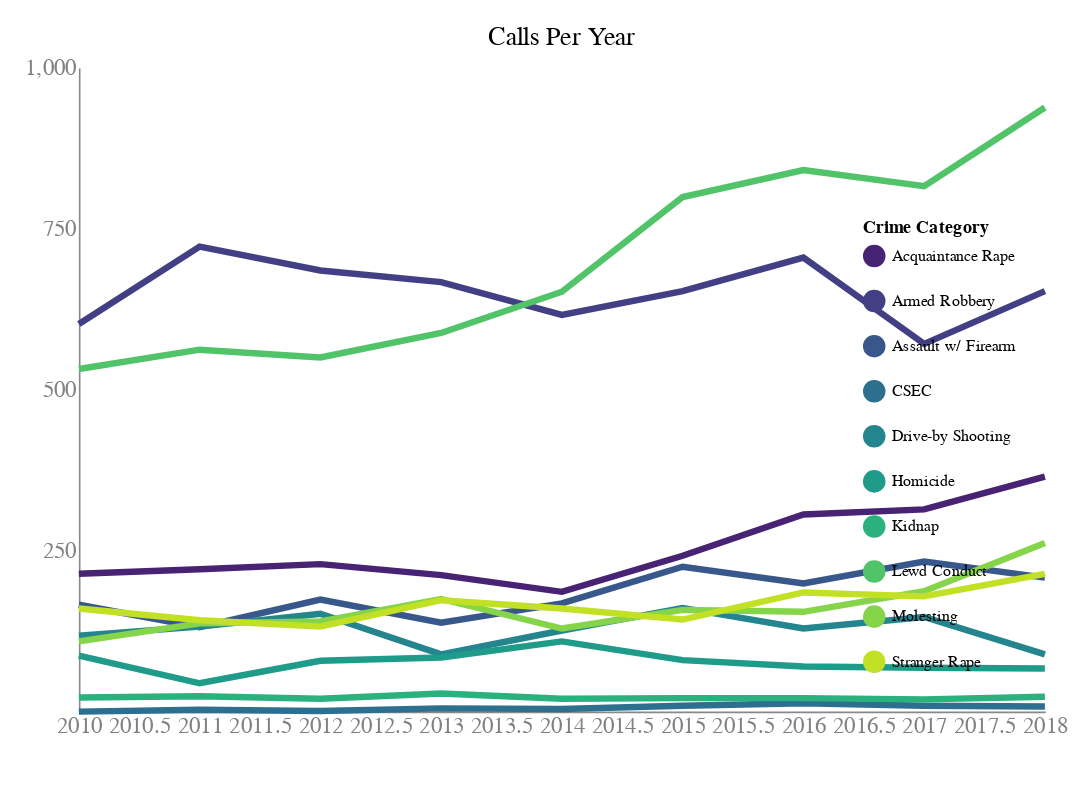

The notebook cell this image was saved under:
### Code cell
# Interactive crime_type counts chart! 

# Create selection that chooses the nearest point
nearest = alt.selection(type='single', nearest=True, on='mouseover',
                       fields=['year'], empty='none')

# The basic line
line = alt.Chart().mark_line().encode(
    x=alt.X(
        'year:Q',
        axis=alt.Axis(
            format='Y',
            title='',
            ticks=False
        )),
    y=alt.Y(
        'final_call_count:Q',
        axis=alt.Axis(
            title='',
            ticks=False,
            values=[250, 500, 750, 1000, 1250]
        )),
    color=alt.Color(
        'final_call_type:N',
        legend=alt.Legend(
            title='Crime Category',
            orient='bottom-right'
        ),
        scale=alt.Scale(
            scheme='viridis'
        ))
)

# Transparent selectors across the chart. This tells the x-value of the cursor
selectors = alt.Chart().mark_point().encode(
    x='year:Q',
    opacity=alt.value(0),
).add_selection(
    nearest
)

# Draw points on the line and highlight based on selection
points = line.mark_point().encode(
    opacity=alt.condition(nearest, alt.value(1), alt.value(0))
)

# Draw text labels near the points, highlight selection
text = line.mark_text(align='center', dx=0, dy=25).encode(
    text=alt.condition(nearest, 'final_call_count:Q', alt.value(' '))
)

# Draw a rule at the location of the selection
rules = alt.Chart().mark_rule(color='lightgray').encode(
    x='year:Q',
).transform_filter(
    nearest
)

# Put layers together and chart
alt.layer(
    line, selectors, points, rules, text,
    data=fct_counts,
    width=600,
    height=400,
    padding=15,
).properties(
    title='Calls Per Year'
).configure_line(
    strokeWidth=4,
).configure_text(
    fontSize=14,
    fontWeight=400,
    align='center',
).configure_title(
    fontSize=16,
    fontWeight=400
).configure_axis(
    labelFontSize=14,
    labelColor='gray',
    grid=False
).configure_view(
    strokeWidth=0
).configure_axisBottom(
    labelFlush=False
)

### Figure 1 — Vega-Lite specification as saved in the notebook (floating-point values rounded to 4 significant figures)
{"$schema": "https://vega.github.io/schema/vega-lite/v2.6.0.json", "config": {"axis": {"grid": false, "labelColor": "gray", "labelFontSize": 14}, "axisBottom": {"labelFlush": false}, "line": {"strokeWidth": 4}, "text": {"align": "center", "fontSize": 14, "fontWeight": 400}, "title": {"fontSize": 16, "fontWeight": 400}, "view": {"height": 300, "strokeWidth": 0, "width": 400}}, "data": {"name": "data-71b4dc3231b0023ab7c6e44a0aa196df"}, "datasets": {"data-71b4dc3231b0023ab7c6e44a0aa196df": [{"final_call_count": 214, "final_call_type": "Acquaintance Rape", "year": 2010}, {"final_call_count": 602, "final_call_type": "Armed Robbery", "year": 2010}, {"final_call_count": 166, "final_call_type": "Assault w/ Firearm", "year": 2010}, {"final_call_count": 0, "final_call_type": "CSEC", "year": 2010}, {"final_call_count": 118, "final_call_type": "Drive-by Shooting", "year": 2010}, {"final_call_count": 87, "final_call_type": "Homicide", "year": 2010}, {"final_call_count": 22, "final_call_type": "Kidnap", "year": 2010}, {"final_call_count": 532, "final_call_type": "Lewd Conduct", "year": 2010}, {"final_call_count": 109, "final_call_type": "Molesting", "year": 2010}, {"final_call_count": 160, "final_call_type": "Stranger Rape", "year": 2010}, {"final_call_count": 221, "final_call_type": "Acquaintance Rape", "year": 2011}, {"final_call_count": 722, "final_call_type": "Armed Robbery", "year": 2011}, {"final_call_count": 131, "final_call_type": "Assault w/ Firearm", "year": 2011}, {"final_call_count": 3, "final_call_type": "CSEC", "year": 2011}, {"final_call_count": 132, "final_call_type": "Drive-by Shooting", "year": 2011}, {"final_call_count": 44, "final_call_type": "Homicide", "year": 2011}, {"final_call_count": 24, "final_call_type": "Kidnap", "year": 2011}, {"final_call_count": 562, "final_call_type": "Lewd Conduct", "year": 2011}, {"final_call_count": 137, "final_call_type": "Molesting", "year": 2011}, {"final_call_count": 142, "final_call_type": "Stranger Rape", "year": 2011}, {"final_call_count": 229, "final_call_type": "Acquaintance Rape", "year": 2012}, {"final_call_count": 685, "final_call_type": "Armed Robbery", "year": 2012}, {"final_call_count": 174, "final_call_type": "Assault w/ Firearm", "year": 2012}, {"final_call_count": 1, "final_call_type": "CSEC", "year": 2012}, {"final_call_count": 152, "final_call_type": "Drive-by Shooting", "year": 2012}, {"final_call_count": 79, "final_call_type": "Homicide", "year": 2012}, {"final_call_count": 20, "final_call_type": "Kidnap", "year": 2012}, {"final_call_count": 550, "final_call_type": "Lewd Conduct", "year": 2012}, {"final_call_count": 140, "final_call_type": "Molesting", "year": 2012}, {"final_call_count": 132, "final_call_type": "Stranger Rape", "year": 2012}, {"final_call_count": 212, "final_call_type": "Acquaintance Rape", "year": 2013}, {"final_call_count": 667, "final_call_type": "Armed Robbery", "year": 2013}, {"final_call_count": 138, "final_call_type": "Assault w/ Firearm", "year": 2013}, {"final_call_count": 5, "final_call_type": "CSEC", "year": 2013}, {"final_call_count": 89, "final_call_type": "Drive-by Shooting", "year": 2013}, {"final_call_count": 84, "final_call_type": "Homicide", "year": 2013}, {"final_call_count": 28, "final_call_type": "Kidnap", "year": 2013}, {"final_call_count": 588, "final_call_type": "Lewd Conduct", "year": 2013}, {"final_call_count": 175, "final_call_type": "Molesting", "year": 2013}, {"final_call_count": 173, "final_call_type": "Stranger Rape", "year": 2013}, {"final_call_count": 186, "final_call_type": "Acquaintance Rape", "year": 2014}, {"final_call_count": 616, "final_call_type": "Armed Robbery", "year": 2014}, {"final_call_count": 168, "final_call_type": "Assault w/ Firearm", "year": 2014}, {"final_call_count": 4, "final_call_type": "CSEC", "year": 2014}, {"final_call_count": 126, "final_call_type": "Drive-by Shooting", "year": 2014}, {"final_call_count": 109, "final_call_type": "Homicide", "year": 2014}, {"final_call_count": 20, "final_call_type": "Kidnap", "year": 2014}, {"final_call_count": 652, "final_call_type": "Lewd Conduct", "year": 2014}, {"final_call_count": 129, "final_call_type": "Molesting", "year": 2014}, {"final_call_count": 160, "final_call_type": "Stranger Rape", "year": 2014}, {"final_call_count": 242, "final_call_type": "Acquaintance Rape", "year": 2015}, {"final_call_count": 653, "final_call_type": "Armed Robbery", "year": 2015}, {"final_call_count": 225, "final_call_type": "Assault w/ Firearm", "year": 2015}, {"final_call_count": 9, "final_call_type": "CSEC", "year": 2015}, {"final_call_count": 161, "final_call_type": "Drive-by Shooting", "year": 2015}, {"final_call_count": 80, "final_call_type": "Homicide", "year": 2015}, {"final_call_count": 21, "final_call_type": "Kidnap", "year": 2015}, {"final_call_count": 799, "final_call_type": "Lewd Conduct", "year": 2015}, {"final_call_count": 158, "final_call_type": "Molesting", "year": 2015}, {"final_call_count": 143, "final_call_type": "Stranger Rape", "year": 2015}, {"final_call_count": 306, "final_call_type": "Acquaintance Rape", "year": 2016}, {"final_call_count": 705, "final_call_type": "Armed Robbery", "year": 2016}, {"final_call_count": 199, "final_call_type": "Assault w/ Firearm", "year": 2016}, {"final_call_count": 13, "final_call_type": "CSEC", "year": 2016}, {"final_call_count": 129, "final_call_type": "Drive-by Shooting", "year": 2016}, {"final_call_count": 70, "final_call_type": "Homicide", "year": 2016}, {"final_call_count": 21, "final_call_type": "Kidnap", "year": 2016}, {"final_call_count": 841, "final_call_type": "Lewd Conduct", "year": 2016}, {"final_call_count": 155, "final_call_type": "Molesting", "year": 2016}, {"final_call_count": 185, "final_call_type": "Stranger Rape", "year": 2016}, {"final_call_count": 314, "final_call_type": "Acquaintance Rape", "year": 2017}, {"final_call_count": 571, "final_call_type": "Armed Robbery", "year": 2017}, {"final_call_count": 233, "final_call_type": "Assault w/ Firearm", "year": 2017}, {"final_call_count": 9, "final_call_type": "CSEC", "year": 2017}, {"final_call_count": 147, "final_call_type": "Drive-by Shooting", "year": 2017}, {"final_call_count": 68, "final_call_type": "Homicide", "year": 2017}, {"final_call_count": 19, "final_call_type": "Kidnap", "year": 2017}, {"final_call_count": 816, "final_call_type": "Lewd Conduct", "year": 2017}, {"final_call_count": 187, "final_call_type": "Molesting", "year": 2017}, {"final_call_count": 179, "final_call_type": "Stranger Rape", "year": 2017}, {"final_call_count": 365, "final_call_type": "Acquaintance Rape", "year": 2018}, {"final_call_count": 653, "final_call_type": "Armed Robbery", "year": 2018}, {"final_call_count": 208, "final_call_type": "Assault w/ Firearm", "year": 2018}, {"final_call_count": 8, "final_call_type": "CSEC", "year": 2018}, {"final_call_count": 89, "final_call_type": "Drive-by Shooting", "year": 2018}, {"final_call_count": 67, "final_call_type": "Homicide", "year": 2018}, {"final_call_count": 23, "final_call_type": "Kidnap", "year": 2018}, {"final_call_count": 938, "final_call_type": "Lewd Conduct", "year": 2018}, {"final_call_count": 262, "final_call_type": "Molesting", "year": 2018}, {"final_call_count": 214, "final_call_type": "Stranger Rape", "year": 2018}]}, "height": 400, "layer": [{"encoding": {"color": {"field": "final_call_type", "legend": {"orient": "bottom-right", "title": "Crime Category"}, "scale": {"scheme": "viridis"}, "type": "nominal"}, "x": {"axis": {"format": "Y", "ticks": false, "title": ""}, "field": "year", "type": "quantitative"}, "y": {"axis": {"ticks": false, "title": "", "values": [250, 500, 750, 1000, 1250]}, "field": "final_call_count", "type": "quantitative"}}, "mark": "line"}, {"encoding": {"opacity": {"value": 0}, "x": {"field": "year", "type": "quantitative"}}, "mark": "point", "selection": {"selector098": {"empty": "none", "fields": ["year"], "nearest": true, "on": "mouseover", "resolve": "global", "type": "single"}}}, {"encoding": {"color": {"field": "final_call_type", "legend": {"orient": "bottom-right", "title": "Crime Category"}, "scale": {"scheme": "viridis"}, "type": "nominal"}, "opacity": {"condition": {"selection": "selector098", "value": 1}, "value": 0}, "x": {"axis": {"format": "Y", "ticks": false, "title": ""}, "field": "year", "type": "quantitative"}, "y": {"axis": {"ticks": false, "title": "", "values": [250, 500, 750, 1000, 1250]}, "field": "final_call_count", "type": "quantitative"}}, "mark": "point"}, {"encoding": {"x": {"field": "year", "type": "quantitative"}}, "mark": {"color": "lightgray", "type": "rule"}, "transform": [{"filter": {"selection": "selector098"}}]}, {"encoding": {"color": {"field": "final_call_type", "legend": {"orient": "bottom-right", "title": "Crime Category"}, "scale": {"scheme": "viridis"}, "type": "nominal"}, "text": {"condition": {"field": "final_call_count", "selection": "selector098", "type": "quantitative"}, "value": " "}, "x": {"axis": {"format": "Y", "ticks": false, "title": ""}, "field": "year", "type": "quantitative"}, "y": {"axis": {"ticks": false, "title": "", "values": [250, 500, 750, 1000, 1250]}, "field": "final_call_count", "type": "quantitative"}}, "mark": {"align": "center", "dx": 0, "dy": 25, "type": "text"}}], "padding": 15, "title": "Calls Per Year", "width": 600}
